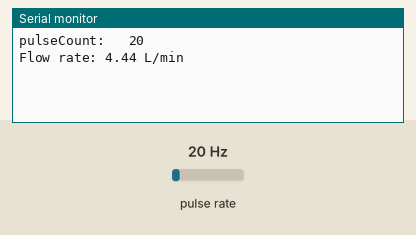
Simulated run of this program. Board: ESP32. Parts: the last lines printed to the serial monitor. Wiring (inferred from the names in the program): pulse sensor: data GPIO 17. Inputs (shaded band) come from the test bench; at power-on: pulse rate 20 Hz.

Above: at 1.2 s.
1.3 s: pulse rate (sensor on GPIO 17) set to 4 Hz
At 2.6 s:
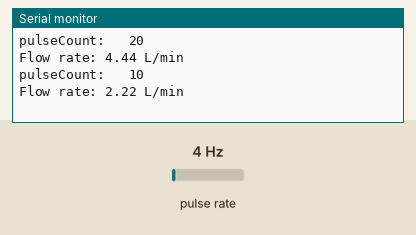
2.8 s: pulse rate (sensor on GPIO 17) set to 50 Hz
At 3.4 s:
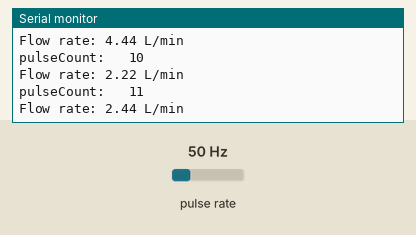
Timing chart, 0 to 5.8 s (numbered marks = the images above; inputs shaded):
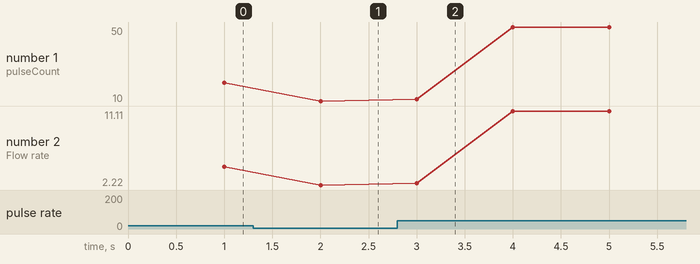

The program:

main.cpp
```cpp
#include <Arduino.h>
#define FLOWMETER_PIN 17 // As marked on board

unsigned long previousMillis, currentMillis, pulseCount;
unsigned long interval = 1000; // milliseconds
float calibrationFactor = 4.5;
float flowRate;

void IRAM_ATTR pulseCounter()
{
  pulseCount++;
  if (pulseCount == 0)
  {
    Serial.println("pulseCount reset to 0 due to overflow.");
  }
}

void setup()
{
  Serial.begin(115200);
  pinMode(FLOWMETER_PIN, INPUT_PULLUP); // make sure that your pin has internal pullup
  attachInterrupt(digitalPinToInterrupt(FLOWMETER_PIN), pulseCounter, FALLING);
}

void loop()
{
  currentMillis = millis();
  if (currentMillis - previousMillis >= interval)
  {
    Serial.print("pulseCount: \t");
    Serial.println(pulseCount);

    // Because this loop may not complete in exactly 1 second intervals we calculate
    // the number of milliseconds that have passed since the last execution and use
    // that to scale the output. We also apply the calibrationFactor to scale the output
    // based on the number of pulses per second per units of measure (litres/minute in
    // this case) coming from the sensor.
    flowRate = ((1000.0 / (currentMillis - previousMillis)) * pulseCount) / calibrationFactor;
    previousMillis = currentMillis;
    pulseCount = 0;

    Serial.print("Flow rate: ");
    Serial.print(flowRate);
    Serial.println(" L/min");
  }
}
```

Measured:
- after the input at 1.3 s, the serial monitor: prints a new line after 0.70 s (image 1)
- after the input at 2.8 s, the serial monitor: prints a new line after 0.20 s (image 2)
- plotted number 1: 20 → 10 after the input at 1.3 s, 10 → 50 after the input at 2.8 s
- plotted number 2: 4.44 → 2.22 after the input at 1.3 s, 2.22 → 11.11 after the input at 2.8 s
